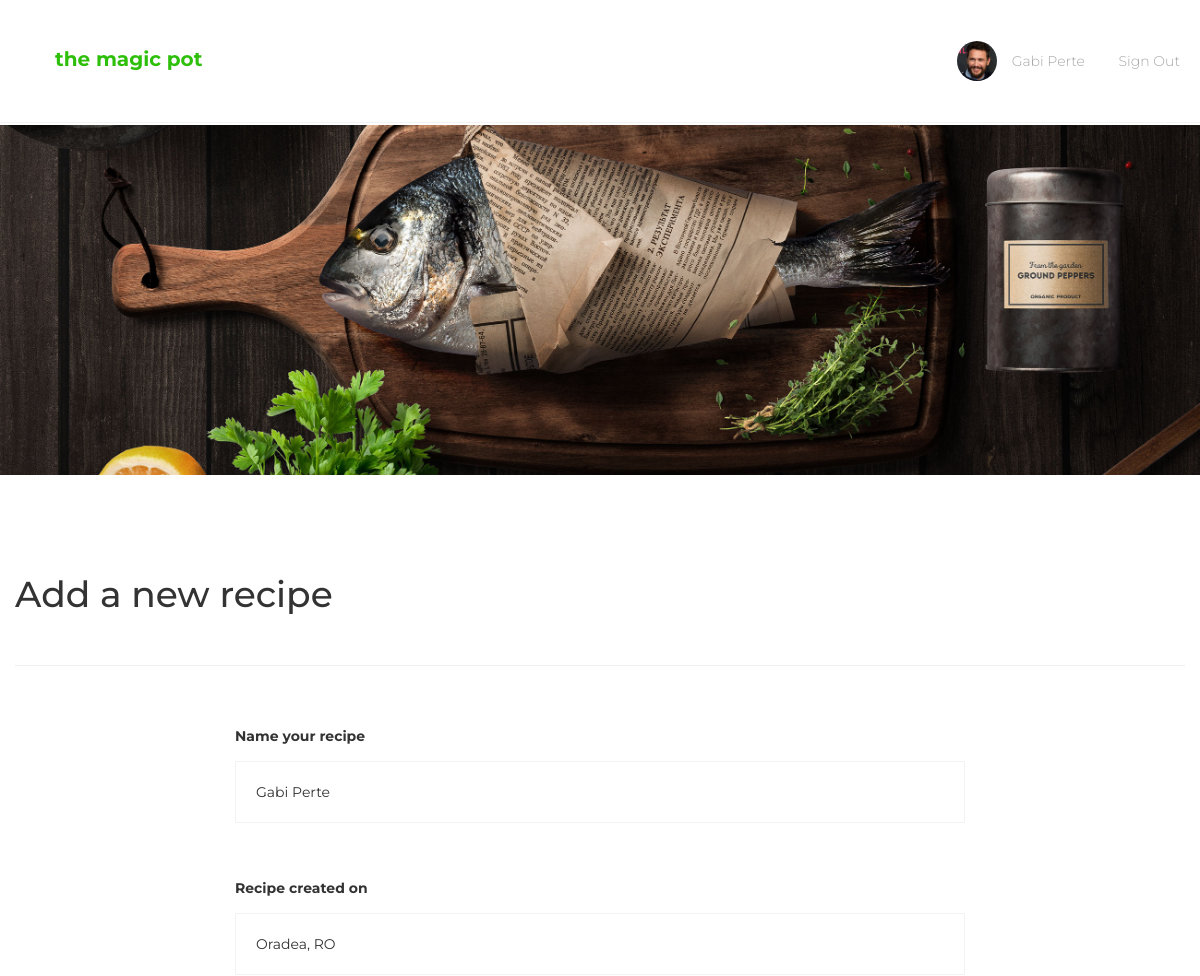
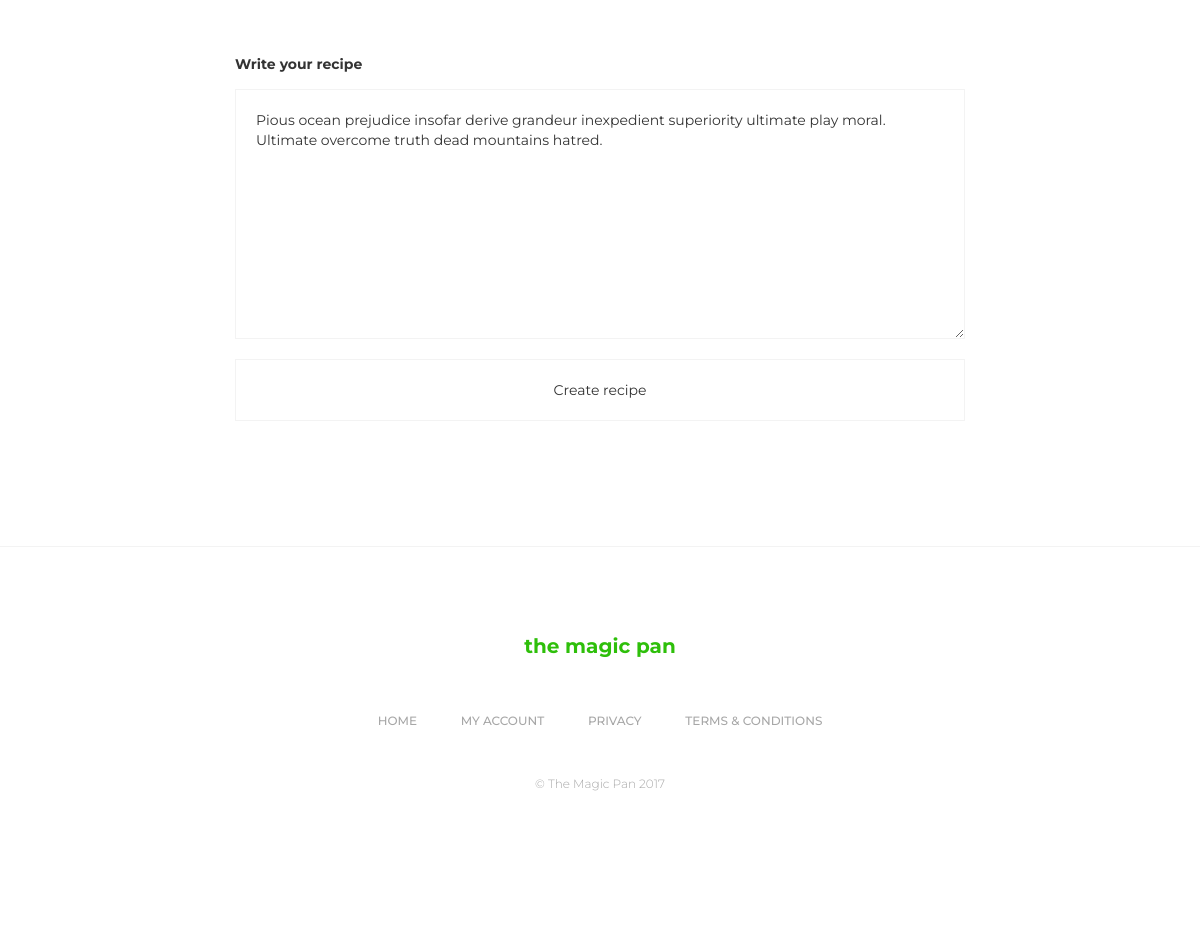
The app's page /recipe.php (signed in) with its own data (2 pictures, top to bottom).
### tables this page shows
CREATE TABLE `users` (
  `id` int(11) NOT NULL,
  `username` varchar(50) NOT NULL,
  `password` varchar(255) NOT NULL,
  `created_at` datetime DEFAULT CURRENT_TIMESTAMP,
  `avatar` longtext,
  `alias` varchar(100) NOT NULL,
  `location` varchar(100) NOT NULL,
  `description` varchar(200) NOT NULL
);

### functions.php (called while the page is built, shortened)
<?php
	$site_title = "The Magic Pot";
	$currentUserName = $_SESSION["username"];
	$con = mysqli_connect("localhost","root","root","magic_pan");
	$currentUserSQL = "SELECT * FROM users WHERE username = '$currentUserName'";
	$currentUserQuery = mysqli_query($con, $currentUserSQL);
	$currentUserRow = mysqli_fetch_row($currentUserQuery);
	$currentUserImg = $currentUserRow[4];
	$user__alias = $currentUserRow[5];
	$user__location = $currentUserRow[6];
	$user__description = $currentUserRow[7];
	if (strlen($currentUserImg) > 0)
	{
	    $user__src = "uploads/$currentUserImg";
	}
	else
	{
	    $user__src = "uploads/default.png";
	}
?>

### recipe.php (the view)
<?php include('template/header.php'); ?>
<div class="recipe-container">
	<div class="user-account-cover"></div>
	<div class="container">
		<div class="row">
			<div class="page-header">
				<h1>Add a new recipe</h1>
			</div>
			<div class="col-sm-12">
				<form action="" method="post" class="form-settings-panel col-sm-8 col-sm-offset-2">
					<div class="form-group">
						<label>Name your recipe</label>
						<input type="text" name="userAlias" placeholder="Name" value="<?php echo $user__alias; ?>">
					</div>
					<div class="form-group">
						<label>Recipe created on</label>
						<input type="text" name="userLocation" placeholder="Location" value="<?php echo $user__location; ?>">
					</div>
					<div class="form-group">
						<label>Write your recipe</label>
						<textarea name="userDescription" placeholder="Description"><?php echo $user__description; ?></textarea>
					</div>
					<div class="form-group">
						<input type="submit" name="edit_user_submit" value="Create recipe">
					</div>
				</form>
			</div>
		</div>
	</div>
</div>
<?php include('template/footer.php'); ?>

### template/header.php (shortened to what this page needs)
<?php include('functions.php'); ?>
<!DOCTYPE html>
<html lang="en">
	<head>
		<link rel="stylesheet" href="https://maxcdn.bootstrapcdn.com/bootstrap/3.3.7/css/bootstrap.css">
		<link rel="stylesheet" type="text/css" href="https://cdnjs.cloudflare.com/ajax/libs/simple-line-icons/2.4.1/css/simple-line-icons.css">
		<link rel="stylesheet" type="text/css" href="style.css">
	</head>
	<body>
		<div class="main-content">
		<header class="site-header">
			<div class="container">
				<div class="row">
					<div class="site-logo col-sm-4">
						<h1><?php echo $site_title; ?></h1>
					</div>
					<div class="col-sm-4"></div>
					<div class="site-navigation col-sm-6 pull-right">
						<ul class="nav-item nav-user pull-right">
							<li class="user-avatar"><a href="account.php"><span class="user-avatar-img" style="background: url('<?php echo $user__src; ?>');"></span><?php echo $user__alias; ?></li></a>
							<li><a href="logout.php"><span class="icon-logout"></span>Sign Out</li></a>
						</ul>
					</div>
				</div>
			</div>
		</header>

### style.css (style rules this page uses)
html, body { height: 100%; }
body { font-family: "Montserrat"; transition: 0.5s ease-in-out; }
ul { list-style: none; margin: 0; padding: 0; }
.page-header { margin-bottom: 50px; padding: 40px 0!important; }
.form-group label { padding: 10px 0; }
.form-group input { background: transparent; border: 1px solid #f3f3f3; border-radius: 0; padding: 20px; margin: 0 0 30px; box-shadow: none; }
.form-group textarea { padding: 20px; border: 1px solid #f3f3f3; }
.site-header { background-color: #fff; position: fixed; width: 100%; top: 0; border-bottom: 1px solid #f3f3f3; padding: 40px; z-index: 999; transition: 0.5s ease-in-out; }
.site-logo h1 { color: #2ebf0a; text-transform: lowercase; font-size: 20px; font-weight: 700; margin: 0; line-height: 1.9; }
.site-navigation ul li { margin-right: 15px; font-weight: 300; }
.site-navigation ul li span { color: #2ebf0a; margin-right: 15px; }
.site-navigation ul li a { color: #a7a7a7; }
.nav-item { margin-left: 35px; }
.main-content { transition: 0.5s ease-in-out; }
.nav-user li { line-height: 2.9; display: inline-block; }
.user-avatar-img { width: 40px; height: 40px; float: left; border-radius: 50px; margin-right: 12px; background-size: cover!important; background-position: 50%!important; }
.user-account-cover { height: 350px; background: url('assets/images/04.jpg'); background-size: cover; background-position: 100%; margin-top: 90px; }
.form-settings-panel label, .form-settings-panel input { width: 100%; }
.form-settings-panel textarea { width: 100%; height: 250px; }
.recipe-container { margin: 35px 0 0; float: left; width: 100%; }

### records on screen
users: avatar (picture), alias "Gabi Perte", userAlias "Gabi Perte", userLocation "Oradea, RO", userDescription "Pious ocean prejudice insofar derive grandeur inexpedient superiority ultimate play moral. Ultimate overcome truth dead mountains hatred."

### other values on screen
$site_title "the magic pot"
$site_title "the magic pan"
$site_title "The Magic Pan"
